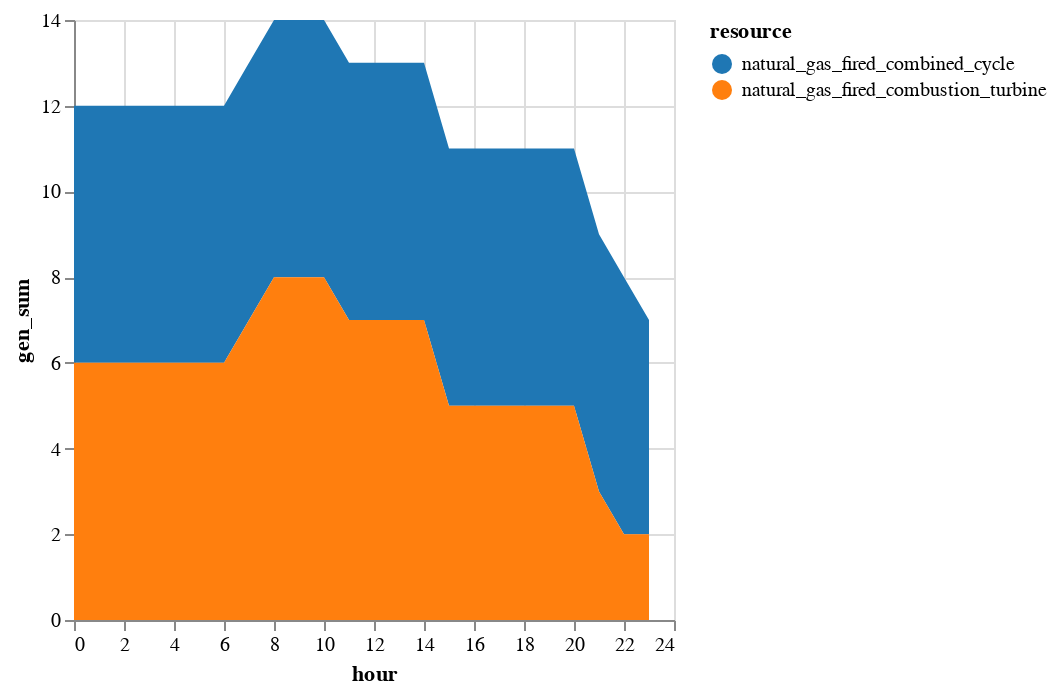

Here is the notebook cell this chart was saved with:
### Code cell
sol_commit = innerjoin(solution.commit, 
                    gen_df[!, [:r_id, :resource]], 
                    on = :r_id)
sol_commit = combine(groupby(sol_commit, [:resource, :hour]), 
            :gen => sum)
sol_commit.hour = sol_commit.hour .- T_period[1]

sol_commit |>
@vlplot(:area, 
    x=:hour, y={:gen_sum, stack=:zero}, 
    color={"resource:n", scale={scheme="category10"}})

### Figure 1 — Vega-Lite specification as saved in the notebook (floating-point values rounded to 4 significant figures)
{"data": {"values": [{"gen_sum": 6, "hour": 0, "resource": "natural_gas_fired_combined_cycle"}, {"gen_sum": 6, "hour": 0, "resource": "natural_gas_fired_combustion_turbine"}, {"gen_sum": 6, "hour": 1, "resource": "natural_gas_fired_combined_cycle"}, {"gen_sum": 6, "hour": 1, "resource": "natural_gas_fired_combustion_turbine"}, {"gen_sum": 6, "hour": 2, "resource": "natural_gas_fired_combined_cycle"}, {"gen_sum": 6, "hour": 2, "resource": "natural_gas_fired_combustion_turbine"}, {"gen_sum": 6, "hour": 3, "resource": "natural_gas_fired_combined_cycle"}, {"gen_sum": 6, "hour": 3, "resource": "natural_gas_fired_combustion_turbine"}, {"gen_sum": 6, "hour": 4, "resource": "natural_gas_fired_combined_cycle"}, {"gen_sum": 6, "hour": 4, "resource": "natural_gas_fired_combustion_turbine"}, {"gen_sum": 6, "hour": 5, "resource": "natural_gas_fired_combined_cycle"}, {"gen_sum": 6, "hour": 5, "resource": "natural_gas_fired_combustion_turbine"}, {"gen_sum": 6, "hour": 6, "resource": "natural_gas_fired_combined_cycle"}, {"gen_sum": 6, "hour": 6, "resource": "natural_gas_fired_combustion_turbine"}, {"gen_sum": 6, "hour": 7, "resource": "natural_gas_fired_combined_cycle"}, {"gen_sum": 7, "hour": 7, "resource": "natural_gas_fired_combustion_turbine"}, {"gen_sum": 6, "hour": 8, "resource": "natural_gas_fired_combined_cycle"}, {"gen_sum": 8, "hour": 8, "resource": "natural_gas_fired_combustion_turbine"}, {"gen_sum": 6, "hour": 9, "resource": "natural_gas_fired_combined_cycle"}, {"gen_sum": 8, "hour": 9, "resource": "natural_gas_fired_combustion_turbine"}, {"gen_sum": 6, "hour": 10, "resource": "natural_gas_fired_combined_cycle"}, {"gen_sum": 8, "hour": 10, "resource": "natural_gas_fired_combustion_turbine"}, {"gen_sum": 6, "hour": 11, "resource": "natural_gas_fired_combined_cycle"}, {"gen_sum": 7, "hour": 11, "resource": "natural_gas_fired_combustion_turbine"}, {"gen_sum": 6, "hour": 12, "resource": "natural_gas_fired_combined_cycle"}, {"gen_sum": 7, "hour": 12, "resource": "natural_gas_fired_combustion_turbine"}, {"gen_sum": 6, "hour": 13, "resource": "natural_gas_fired_combined_cycle"}, {"gen_sum": 7, "hour": 13, "resource": "natural_gas_fired_combustion_turbine"}, {"gen_sum": 6, "hour": 14, "resource": "natural_gas_fired_combined_cycle"}, {"gen_sum": 7, "hour": 14, "resource": "natural_gas_fired_combustion_turbine"}, {"gen_sum": 6, "hour": 15, "resource": "natural_gas_fired_combined_cycle"}, {"gen_sum": 5, "hour": 15, "resource": "natural_gas_fired_combustion_turbine"}, {"gen_sum": 6, "hour": 16, "resource": "natural_gas_fired_combined_cycle"}, {"gen_sum": 5, "hour": 16, "resource": "natural_gas_fired_combustion_turbine"}, {"gen_sum": 6, "hour": 17, "resource": "natural_gas_fired_combined_cycle"}, {"gen_sum": 5, "hour": 17, "resource": "natural_gas_fired_combustion_turbine"}, {"gen_sum": 6, "hour": 18, "resource": "natural_gas_fired_combined_cycle"}, {"gen_sum": 5, "hour": 18, "resource": "natural_gas_fired_combustion_turbine"}, {"gen_sum": 6, "hour": 19, "resource": "natural_gas_fired_combined_cycle"}, {"gen_sum": 5, "hour": 19, "resource": "natural_gas_fired_combustion_turbine"}, {"gen_sum": 6, "hour": 20, "resource": "natural_gas_fired_combined_cycle"}, {"gen_sum": 5, "hour": 20, "resource": "natural_gas_fired_combustion_turbine"}, {"gen_sum": 6, "hour": 21, "resource": "natural_gas_fired_combined_cycle"}, {"gen_sum": 3, "hour": 21, "resource": "natural_gas_fired_combustion_turbine"}, {"gen_sum": 6, "hour": 22, "resource": "natural_gas_fired_combined_cycle"}, {"gen_sum": 2, "hour": 22, "resource": "natural_gas_fired_combustion_turbine"}, {"gen_sum": 5, "hour": 23, "resource": "natural_gas_fired_combined_cycle"}, {"gen_sum": 2, "hour": 23, "resource": "natural_gas_fired_combustion_turbine"}]}, "encoding": {"color": {"field": "resource", "scale": {"scheme": "category10"}, "type": "nominal"}, "x": {"field": "hour", "type": "quantitative"}, "y": {"field": "gen_sum", "stack": "zero", "type": "quantitative"}}, "mark": "area"}
